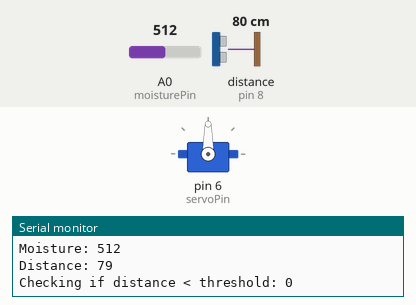
A sketch run on a simulated Arduino Uno, built with avr-gcc and run on an emulated ATmega328P. Shown: servo, the last lines printed to the serial monitor. Wiring (inferred from the names in the program): ultrasonic range finder: trigger pin 7; echo pin 8. The test bench sets the inputs (shaded band); at power-on: distance to the obstacle (sensor on pin 8) 80 cm, A0 (moisturePin) = 512. The echo pulse lasts 58.3 µs per cm.

Above: at 1.7 s.
1.8 s: distance to the obstacle (sensor on pin 8) set to 35 cm
3.3 s: distance to the obstacle (sensor on pin 8) set to 29 cm
At 4.5 s:
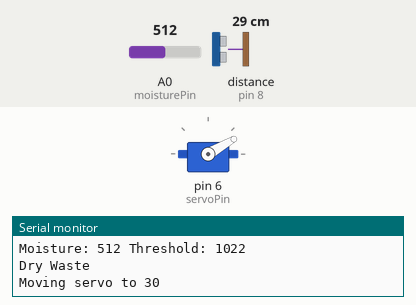
6.3 s: A0 (moisturePin) set to 1023
At 7.6 s:
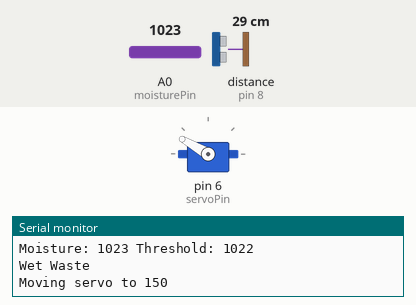
9.3 s: A0 (moisturePin) set to 900
12.3 s: distance to the obstacle (sensor on pin 8) set to 60 cm
At 13.1 s:
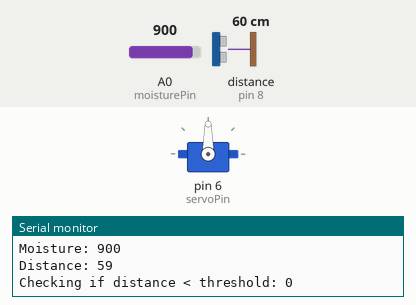
Timing chart, 0 to 14.8 s (numbered marks = the images above; inputs shaded):
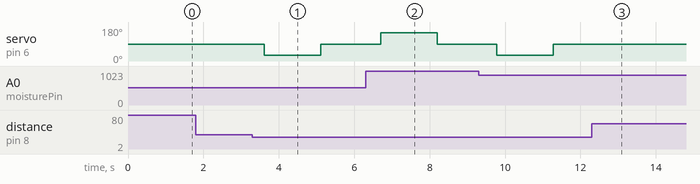

The sketch:

dry-wet-waste-segregator-code.ino
```cpp
#include <Servo.h>

const int moisturePin = A0;
const int dryThreshold = 1022;

const int trigPin = 7;
const int echoPin = 8;

Servo wasteServo;
const int servoPin = 6;

long duration;
int distanceThreshold = 30;

void setup() {
  Serial.begin(9600);
  pinMode(trigPin, OUTPUT);
  pinMode(echoPin, INPUT);
  wasteServo.attach(servoPin);
  wasteServo.write(90);
  delay(500);
}

void loop() {
  int moistureValue = analogRead(moisturePin);
  Serial.print("Moisture: ");
  Serial.println(moistureValue);

  if (detectWaste()) {
    Serial.println("Object detected");

    Serial.print("Moisture: ");
    Serial.print(moistureValue);
    Serial.print(" Threshold: ");
    Serial.println(dryThreshold);

    if (moistureValue < dryThreshold) {
      Serial.println("Dry Waste");
      Serial.println("Moving servo to 30");
      wasteServo.write(30);
    } else {
      Serial.println("Wet Waste");
      Serial.println("Moving servo to 150");
      wasteServo.write(150);
    }
    delay(1500);
    Serial.println("Moving servo to 90");
    wasteServo.write(90);
    delay(1000);
  }
  delay(500);
}

bool detectWaste() {
  digitalWrite(trigPin, LOW);
  delayMicroseconds(2);
  digitalWrite(trigPin, HIGH);
  delayMicroseconds(10);
  digitalWrite(trigPin, LOW);

  duration = pulseIn(echoPin, HIGH, 30000);
  if (duration == 0) {
    Serial.println("No object detected");
    return false;
  }
  int distance = duration * 0.034 / 2;
  Serial.print("Distance: ");
  Serial.println(distance);

  Serial.print("Checking if distance < threshold: ");
  Serial.println(distance < distanceThreshold);

  return distance < distanceThreshold;
}
```

Measured:
- the behaviour switches between 31 and 30 cm on distance to the obstacle (sensor on pin 8) (found by bisection; images 0 and 1)
- after the input at 3.3 s, servo on pin 6 (servoPin): 90° → 30° after 0.31 s, → 90° 1.5 s later
- after the input at 12.3 s, servo on pin 6 (servoPin): stays 90° (without the input it goes to 30° after 0.57 s)
